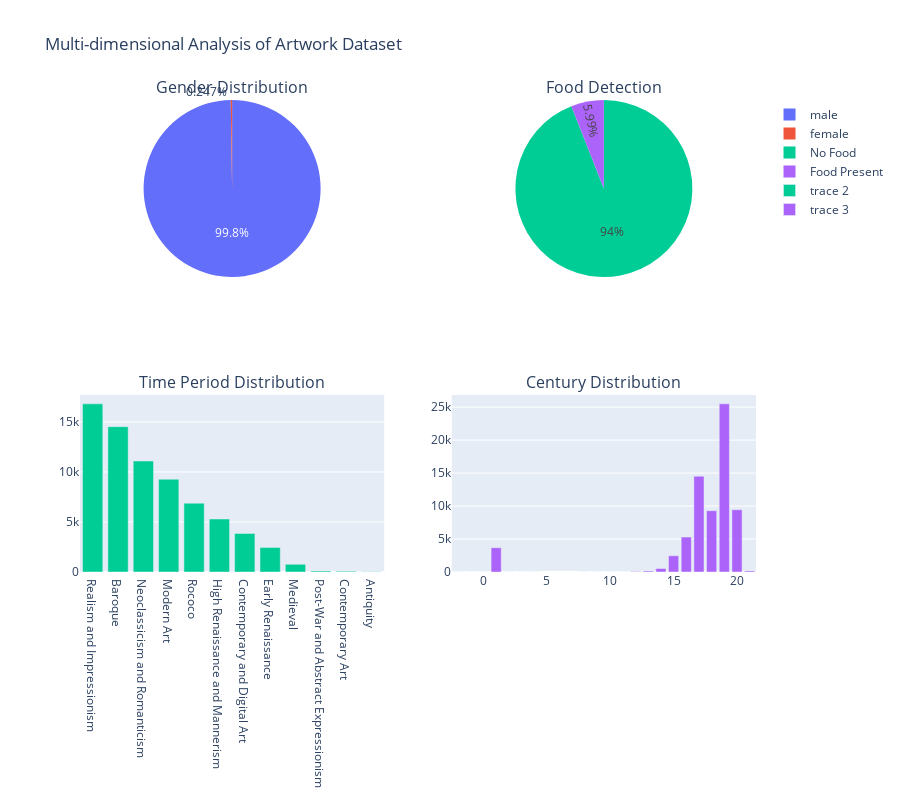

The notebook cell saved with this chart:
### Code cell
# 10. Advanced Combined Analysis
fig10 = make_subplots(rows=2, cols=2,
                      subplot_titles=('Gender Distribution', 'Food Detection',
                                      'Time Period Distribution', 'Century Distribution'),
                      specs=[[{'type': 'domain'}, {'type': 'domain'}],
                             [{'type': 'xy'}, {'type': 'xy'}]])

# Gender Distribution
gender_counts = df['author_gender'].value_counts()
fig10.add_trace(go.Pie(labels=gender_counts.index, values=gender_counts.values),
                row=1, col=1)

# Food Detection
food_counts = df['food_detected'].value_counts()
fig10.add_trace(go.Pie(labels=['No Food', 'Food Present'], values=food_counts.values),
                row=1, col=2)

# Time Period
time_period_counts = df['time_period'].value_counts()
fig10.add_trace(go.Bar(x=time_period_counts.index, y=time_period_counts.values),
                row=2, col=1)

# Century Distribution
fig10.add_trace(go.Bar(x=century_counts.index, y=century_counts.values),
                row=2, col=2)

fig10.update_layout(height=800, title_text="Multi-dimensional Analysis of Artwork Dataset")
fig10.show()

### Figure 1 — Plotly figure (JSON) as saved in the notebook; plotly's stock layout.template omitted (floating-point values rounded to 4 significant figures)
{"data": [{"domain": {"x": [0, 0.45], "y": [0.625, 1]}, "labels": ["male", "female"], "type": "pie", "values": [70994, 176]}, {"domain": {"x": [0.55, 1], "y": [0.625, 1]}, "labels": ["No Food", "Food Present"], "type": "pie", "values": [66905, 4265]}, {"type": "bar", "x": ["Realism and Impressionism", "Baroque", "Neoclassicism and Romanticism", "Modern Art", "Rococo", "High Renaissance and Mannerism", "Contemporary and Digital Art", "Early Renaissance", "Medieval", "Post-War and Abstract Expressionism", "Contemporary Art", "Antiquity"], "xaxis": "x", "y": [16809, 14529, 11097, 9275, 6881, 5297, 3855, 2461, 765, 94, 78, 29], "yaxis": "y"}, {"type": "bar", "x": [-2, -1, 0, 1, 2, 3, 4, 8, 9, 10, 11, 12, 13, 14, 15, 16, 17, 18, 19, 20, 21], "xaxis": "x2", "y": [2, 6, 4, 3686, 2, 3, 1, 4, 3, 3, 7, 76, 153, 529, 2461, 5297, 14529, 9290, 25497, 9447, 170], "yaxis": "y2"}], "layout": {"annotations": [{"font": {"size": 16}, "showarrow": false, "text": "Gender Distribution", "x": 0.225, "xanchor": "center", "xref": "paper", "y": 1, "yanchor": "bottom", "yref": "paper"}, {"font": {"size": 16}, "showarrow": false, "text": "Food Detection", "x": 0.775, "xanchor": "center", "xref": "paper", "y": 1, "yanchor": "bottom", "yref": "paper"}, {"font": {"size": 16}, "showarrow": false, "text": "Time Period Distribution", "x": 0.225, "xanchor": "center", "xref": "paper", "y": 0.375, "yanchor": "bottom", "yref": "paper"}, {"font": {"size": 16}, "showarrow": false, "text": "Century Distribution", "x": 0.775, "xanchor": "center", "xref": "paper", "y": 0.375, "yanchor": "bottom", "yref": "paper"}], "height": 800, "title": {"text": "Multi-dimensional Analysis of Artwork Dataset"}, "xaxis": {"anchor": "y", "domain": [0, 0.45]}, "xaxis2": {"anchor": "y2", "domain": [0.55, 1]}, "yaxis": {"anchor": "x", "domain": [0, 0.375]}, "yaxis2": {"anchor": "x2", "domain": [0, 0.375]}}}
